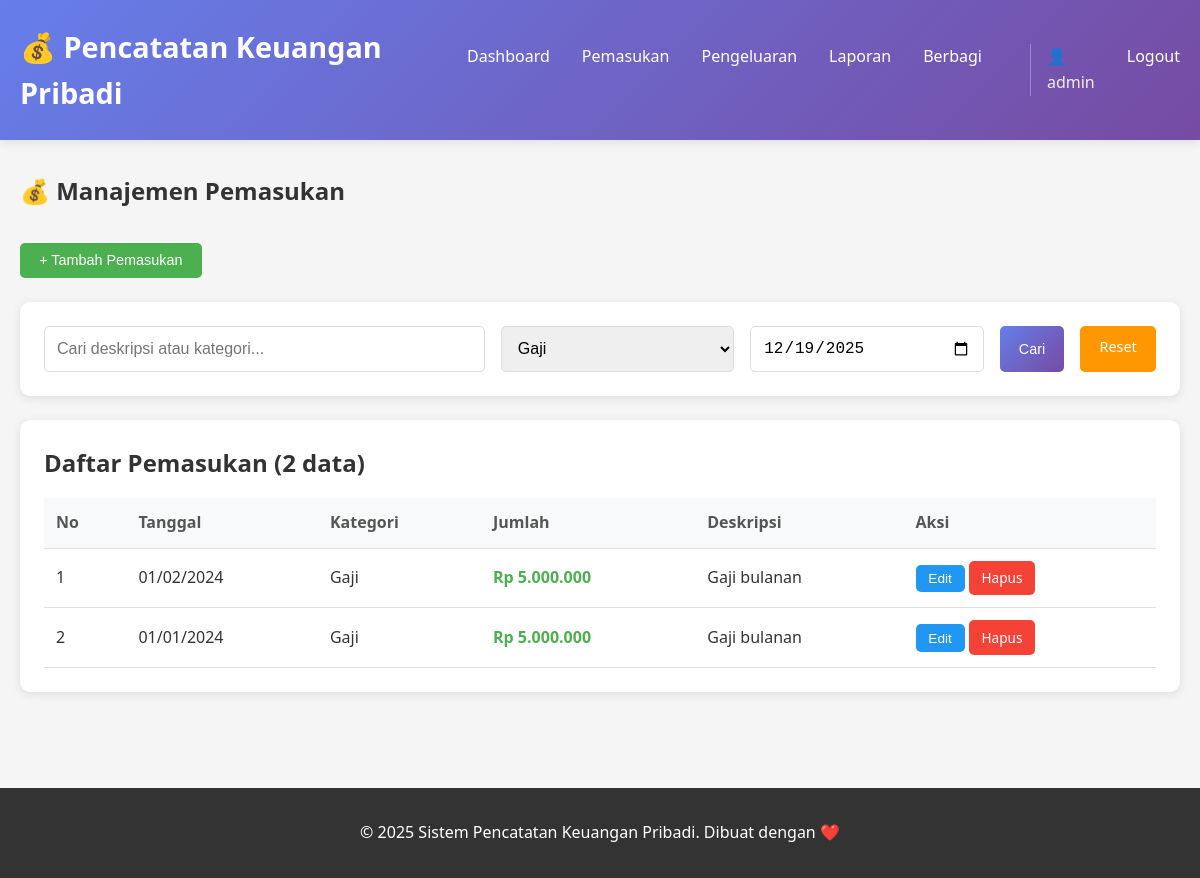
Screenshot of /pages/pemasukan.php?kategori_id=1 (signed in) with the database file from the repository.
### tables this page shows
CREATE TABLE IF NOT EXISTS pemasukan (
    id INT AUTO_INCREMENT PRIMARY KEY,
    kategori_id INT NOT NULL,
    tanggal DATE NOT NULL,
    jumlah DECIMAL(15,2) NOT NULL,
    deskripsi TEXT,
    created_at TIMESTAMP DEFAULT CURRENT_TIMESTAMP,
    updated_at TIMESTAMP DEFAULT CURRENT_TIMESTAMP ON UPDATE CURRENT_TIMESTAMP,
    FOREIGN KEY (kategori_id) REFERENCES kategori_pemasukan(id) ON DELETE RESTRICT
);

CREATE TABLE IF NOT EXISTS kategori_pemasukan (
    id INT AUTO_INCREMENT PRIMARY KEY,
    nama_kategori VARCHAR(100) NOT NULL,
    deskripsi TEXT,
    created_at TIMESTAMP DEFAULT CURRENT_TIMESTAMP,
    updated_at TIMESTAMP DEFAULT CURRENT_TIMESTAMP ON UPDATE CURRENT_TIMESTAMP
);

### pages/pemasukan.php (the view, shortened to what this page needs)
<?php
require_once __DIR__ . '/../config/koneksi.php';
require_once __DIR__ . '/../includes/header.php';
$sql_kategori = "SELECT * FROM kategori_pemasukan ORDER BY nama_kategori";
$result_kategori = $conn->query($sql_kategori);
$limit = 10;
$page = isset($_GET['page']) ? (int)$_GET['page'] : 1;
$offset = ($page - 1) * $limit;
$search = isset($_GET['search']) ? $_GET['search'] : '';
$kategori_id = isset($_GET['kategori_id']) ? $_GET['kategori_id'] : '';
$tanggal_filter = isset($_GET['tanggal']) ? $_GET['tanggal'] : '';
$where_clause = "WHERE 1=1";
$params = [];
$types = "";
if ($kategori_id) {
    $where_clause .= " AND p.kategori_id = ?";
    $params[] = $kategori_id;
    $types .= "i";
}
$sql = "SELECT p.*, k.nama_kategori
        FROM pemasukan p
        LEFT JOIN kategori_pemasukan k ON p.kategori_id = k.id
        $where_clause
        ORDER BY p.tanggal DESC, p.id DESC
        LIMIT ? OFFSET ?";
$params[] = $limit;
$params[] = $offset;
$types .= "ii";
$stmt = $conn->prepare($sql);
if (!empty($params)) {
    $stmt->bind_param($types, ...$params);
}
$stmt->execute();
$result = $stmt->get_result();
$sql_count = "SELECT COUNT(*) as total FROM pemasukan p $where_clause";
$params_count = array_slice($params, 0, -2);
$types_count = substr($types, 0, -2);
$stmt_count = $conn->prepare($sql_count);
if (!empty($params_count)) {
    $stmt_count->bind_param($types_count, ...$params_count);
}
$stmt_count->execute();
$total_data = $stmt_count->get_result()->fetch_assoc()['total'];
?>
<div class="container">
    <h2 style="margin-bottom: 2rem;">💰 Manajemen Pemasukan</h2>
    <div style="margin-bottom: 1.5rem;">
        <button class="btn btn-success" onclick="showAddForm()">+ Tambah Pemasukan</button>
    </div>
    <div class="search-filter">
        <form method="GET" style="display: flex; gap: 1rem; width: 100%;">
            <input type="text" name="search" placeholder="Cari deskripsi atau kategori..." value="<?php echo htmlspecialchars($search); ?>" style="flex: 2;">
            <select name="kategori_id" style="flex: 1;">
                <?php
                $result_kategori->data_seek(0);
                while($kategori = $result_kategori->fetch_assoc()): ?>
                    <option value="<?php echo $kategori['id']; ?>" <?php echo $kategori_id == $kategori['id'] ? 'selected' : ''; ?>>
                        <?php echo htmlspecialchars($kategori['nama_kategori']); ?>
                    </option>
                <?php endwhile; ?>
            </select>
            <input type="date" name="tanggal" value="<?php echo htmlspecialchars($tanggal_filter); ?>" style="flex: 1;">
            <button type="submit" class="btn btn-primary">Cari</button>
            <a href="pemasukan.php" class="btn btn-warning">Reset</a>
        </form>
    </div>
    <div class="table-container">
        <div class="table-header">
            <h3 class="table-title">Daftar Pemasukan (<?php echo number_format($total_data); ?> data)</h3>
        </div>
        <table>
            <thead>
                <tr>
                    <th>No</th>
                    <th>Tanggal</th>
                    <th>Kategori</th>
                    <th>Jumlah</th>
                    <th>Deskripsi</th>
                    <th>Aksi</th>
                </tr>
            </thead>
            <tbody>
                <?php if ($result->num_rows > 0): ?>
                    <?php
                    $no = $offset + 1;
                    while($row = $result->fetch_assoc()):
                    ?>
                        <tr>
                            <td><?php echo $no++; ?></td>
                            <td><?php echo date('d/m/Y', strtotime($row['tanggal'])); ?></td>
                            <td><?php echo htmlspecialchars($row['nama_kategori']); ?></td>
                            <td style="color: #4CAF50; font-weight: bold;">
                                Rp <?php echo number_format($row['jumlah'], 0, ',', '.'); ?>
                            </td>
                            <td><?php echo htmlspecialchars($row['deskripsi']); ?></td>
                            <td>
                                <button class="btn btn-info btn-sm" onclick="editData(<?php echo htmlspecialchars(json_encode($row)); ?>)">Edit</button>
                                <a href="process_pemasukan.php?action=hapus&id=<?php echo $row['id']; ?>"
                                   class="btn btn-danger btn-sm"
                                   onclick="return confirmDelete('Apakah Anda yakin ingin menghapus pemasukan ini?')">Hapus</a>
                            </td>
                        </tr>
                    <?php endwhile; ?>
                <?php endif; ?>
            </tbody>
        </table>
    </div>
</div>
<?php
require_once __DIR__ . '/../includes/footer.php';
?>

### assets/css/style.css (style rules this page uses)
* { margin: 0; padding: 0; box-sizing: border-box; }
body { font-family: 'Segoe UI', Tahoma, Geneva, Verdana, sans-serif; line-height: 1.6; color: #333; background-color: #f5f5f5; }
.container { max-width: 1200px; margin: 0 auto; padding: 0 20px; }
.table-container { background: white; border-radius: 10px; padding: 1.5rem; box-shadow: 0 2px 10px rgba(0,0,0,0.1); }
.table-header { display: flex; justify-content: space-between; align-items: center; margin-bottom: 1rem; }
.table-title { font-size: 1.5rem; font-weight: bold; color: #333; }
table { width: 100%; border-collapse: collapse; margin-top: 1rem; }
table th, table td { padding: 0.75rem; text-align: left; border-bottom: 1px solid #e0e0e0; }
table th { background-color: #f8f9fa; font-weight: 600; color: #555; }
.btn { display: inline-block; padding: 0.6rem 1.2rem; border: none; border-radius: 5px; cursor: pointer; font-size: 0.9rem; font-weight: 500; text-decoration: none; transition: all 0.3s; }
.btn-primary { background: linear-gradient(135deg, #667eea 0%, #764ba2 100%); color: white; }
.btn-success { background: #4CAF50; color: white; }
.btn-danger { background: #f44336; color: white; }
.btn-warning { background: #ff9800; color: white; }
.btn-info { background: #2196F3; color: white; }
.btn-sm { padding: 0.4rem 0.8rem; font-size: 0.85rem; }
.search-filter { background: white; border-radius: 10px; padding: 1.5rem; margin-bottom: 1.5rem; display: flex; gap: 1rem; flex-wrap: wrap; box-shadow: 0 2px 10px rgba(0,0,0,0.1); }
.search-filter input, .search-filter select { flex: 1; min-width: 200px; padding: 0.75rem; border: 1px solid #ddd; border-radius: 5px; font-size: 1rem; }

### rows the page displays
pemasukan: tanggal "01/02/2024", kategori.nama_kategori "Gaji", jumlah "5.000.000", deskripsi "Gaji bulanan"
pemasukan: tanggal "01/01/2024", kategori.nama_kategori "Gaji", jumlah "5.000.000", deskripsi "Gaji bulanan"

### other values shown
$_SESSION['username'] "admin"
$total_data "2"
form field kategori_id "Gaji"
